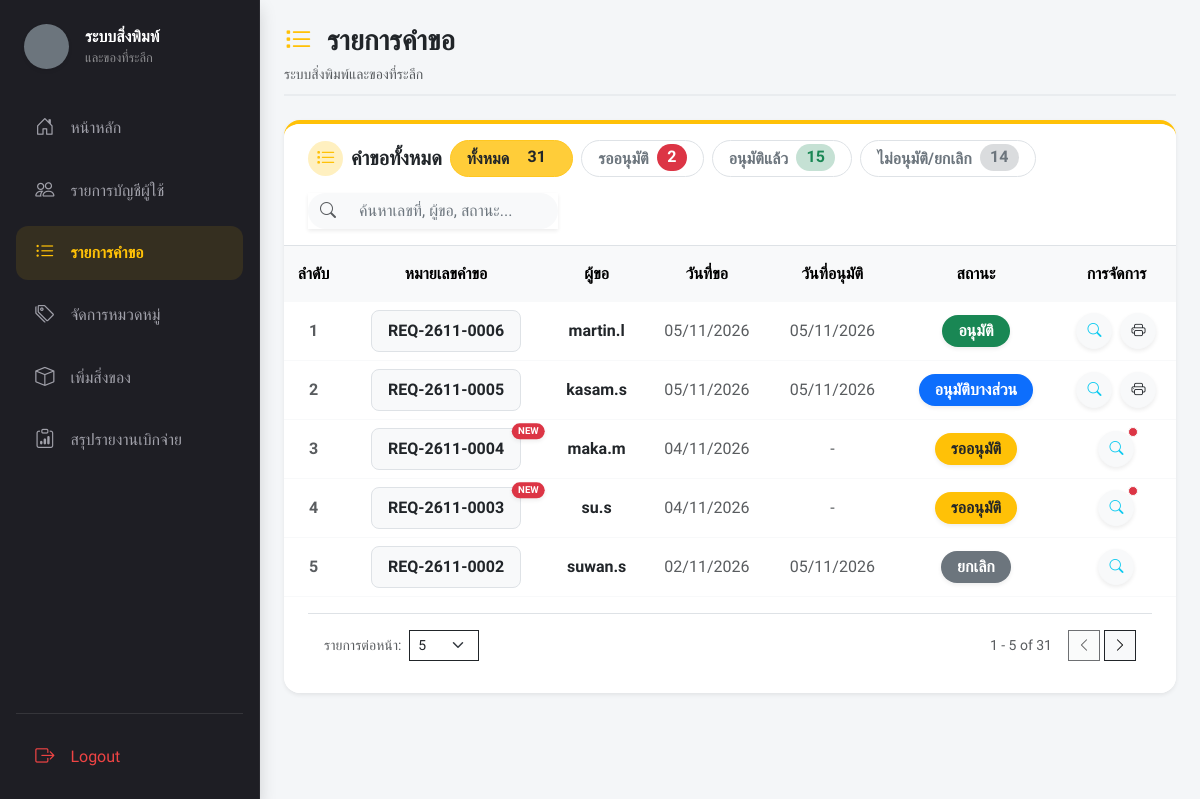
/index.php?page=request_list (signed in), run on the app's committed database.
### tables this page shows
CREATE TABLE `requests` (
  `request_id` int(11) NOT NULL,
  `request_no` varchar(20) NOT NULL,
  `user_id` int(11) NOT NULL,
  `request_date` datetime DEFAULT current_timestamp(),
  `use_date` date DEFAULT NULL,
  `event_type` varchar(50) DEFAULT NULL,
  `event_name` varchar(200) DEFAULT NULL,
  `location` varchar(200) DEFAULT NULL,
  `purpose` text DEFAULT NULL,
  `user_note` text DEFAULT NULL,
  `status` varchar(20) DEFAULT 'Pending',
  `admin_comment` text DEFAULT NULL,
  `approved_at` datetime DEFAULT NULL,
  `approved_by` int(11) DEFAULT NULL,
  `is_read_user` tinyint(1) NOT NULL DEFAULT 0
);

CREATE TABLE `users` (
  `user_id` int(11) NOT NULL,
  `username` varchar(50) NOT NULL,
  `password` varchar(255) NOT NULL,
  `full_name` varchar(100) DEFAULT NULL,
  `email` varchar(150) DEFAULT NULL,
  `department_id` int(11) DEFAULT NULL,
  `sub_department_id` int(11) DEFAULT NULL,
  `employment_type_id` int(11) DEFAULT NULL,
  `position` varchar(100) DEFAULT NULL,
  `phone_number` varchar(20) DEFAULT NULL,
  `role` varchar(20) DEFAULT 'User',
  `approve_user` int(2) NOT NULL DEFAULT 0,
  `created_at` datetime NOT NULL
);

### views/admin/request_list.php (the view, shortened to what this page needs)
<?php
$requests = $pdo->query("
    SELECT r.request_id, r.request_no, u.username as requester_name, r.request_date, r.approved_at, r.status
    FROM requests r
    LEFT JOIN users u ON r.user_id = u.user_id
    ORDER BY r.request_date DESC
")->fetchAll();
$countAll = count($requests);
$countPending = 0;
$countApproved = 0;
$countOther = 0;
foreach ($requests as $r) {
    $st = trim($r['status'] ?? '');
    if ($st === 'รออนุมัติ' || strtolower($st) === 'pending') {
        $countPending++;
    } elseif ($st === 'อนุมัติ' || strpos($st, 'อนุมัติบางส่วน') !== false) {
        $countApproved++;
    } else {
        $countOther++;
    }
}
?>
<?php
include 'components/ui/page_header.php';
?>
<div class="card border-0 rounded-4 shadow-sm mb-5 border-warning border-top border-4 bg-white">
    <div class="d-flex align-items-center gap-2 flex-wrap">
        <button type="button" class="btn btn-warning text-dark fw-bold px-3 py-1 rounded-pill filter-btn active" data-filter="all">
            ทั้งหมด <span class="badge text-dark ms-1 rounded-pill fs-6"><?= $countAll ?></span>
        </button>
        <button type="button" class="btn bg-white border text-secondary fw-bold px-3 py-1 rounded-pill filter-btn" data-filter="pending">
            รออนุมัติ <span class="badge bg-danger text-white ms-1 rounded-pill fs-6"><?= $countPending ?></span>
        </button>
        <button type="button" class="btn bg-white border text-secondary fw-bold px-3 py-1 rounded-pill filter-btn" data-filter="approved">
            อนุมัติแล้ว <span class="badge bg-success bg-opacity-25 text-success ms-1 rounded-pill fs-6"><?= $countApproved ?></span>
        </button>
        <button type="button" class="btn bg-white border text-secondary fw-bold px-3 py-1 rounded-pill filter-btn" data-filter="other">
            ไม่อนุมัติ/ยกเลิก <span class="badge bg-secondary bg-opacity-25 text-secondary ms-1 rounded-pill fs-6"><?= $countOther ?></span>
        </button>
    </div>
<?php $adminExtraHtml = ob_get_clean();
include 'components/ui/card_header.php';
?>
    <div class="card-body p-0 table-responsive">
        <table class="table table-hover align-middle text-center mb-0">
            <thead class="table-light text-muted">
                <tr>
                    <th class="fw-bold py-3 border-0">ลำดับ</th>
                    <th class="fw-bold py-3 border-0">หมายเลขคำขอ</th>
                    <th class="fw-bold py-3 border-0">ผู้ขอ</th>
                    <th class="fw-bold py-3 border-0">วันที่ขอ</th>
                    <th class="fw-bold py-3 border-0">วันที่อนุมัติ</th>
                    <th class="fw-bold py-3 border-0">สถานะ</th>
                    <th class="fw-bold py-3 border-0">การจัดการ</th>
                </tr>
            </thead>
            <tbody class="border-top-0">
                <?php if (empty($requests)): ?>
                    <tr>
                        <td colspan="7" class="text-center py-5 text-muted border-0">
                            <div class="bg-light rounded-circle d-inline-flex justify-content-center align-items-center mb-3 shadow-sm" style="width: 70px; height: 70px;">
                                <i class="bi bi-inbox fs-2 text-secondary opacity-50"></i>
                            </div>
                            <h6 class="fw-bold mb-0">ยังไม่มีรายการคำขอในระบบ</h6>
                        </td>
                    </tr>
                <?php else: ?>
                    <?php foreach ($requests as $index => $req):
                        $status = $req['status'];
                        $badgeClass = 'rounded-pill px-3 py-2 fw-bold shadow-sm ';
                        if ($status === 'รออนุมัติ' || $status === 'Pending') {
                            $badgeClass .= 'bg-warning text-dark';
                            $status = 'รออนุมัติ';
                        } elseif (strpos($status, 'อนุมัติบางส่วน') !== false) {
                            $badgeClass .= 'bg-primary text-white';
                        } elseif (strpos($status, 'ไม่อนุมัติ') !== false) {
                            $badgeClass .= 'bg-danger text-white';
                        } elseif (strpos($status, 'อนุมัติ') !== false) {
                            $badgeClass .= 'bg-success text-white';
                        } else {
                            $badgeClass .= 'bg-secondary text-white';
                        }
                        $isPending = ($status === 'รออนุมัติ');
                    ?>
                        <tr class="req-row"
                            data-reqid="<?= htmlspecialchars(strtolower($req['request_id'])) ?>"
                            data-reqno="<?= htmlspecialchars(strtolower($req['request_no'])) ?>"
                            data-requester="<?= htmlspecialchars(strtolower($req['requester_name'] ?? '')) ?>"
                            data-status="<?= htmlspecialchars(strtolower($status)) ?>"
                            style="border-bottom: 1px solid #f8f9fa;">
                            <td class="fw-bold text-muted py-3"><?= $index + 1 ?></td>
                            <td class="fw-bold">
                                <span class="px-3 py-2 bg-light rounded-3 border text-dark position-relative d-inline-block">
                                    <?= htmlspecialchars($req['request_no']) ?>
                                    <?php if ($isPending): ?>
                                        <span class="position-absolute top-0 start-100 translate-middle badge bg-danger rounded-pill shadow-sm"
                                              style="font-size: 0.6rem; transform: translate(-25%, -35%) !important;" title="คำขอใหม่ รอพิจารณา">
                                            NEW
                                        </span>
                                    <?php endif; ?>
                                </span>
                            </td>
                            <td class="text-dark fw-semibold"><?= htmlspecialchars($req['requester_name']) ?></td>
                            <td class="text-muted"><?= date('d/m/Y', strtotime($req['request_date'])) ?></td>
                            <td class="text-muted"><?= $req['approved_at'] ? date('d/m/Y', strtotime($req['approved_at'])) : '-' ?></td>
                            <td>
                                <span class="badge fs-6 fw-bold px-3 py-2 <?= $badgeClass ?>">
                                    <?= htmlspecialchars($status) ?>
                                </span>
                            </td>
                            <td>
                                <div class="d-flex justify-content-center gap-2">
                                    <a href="index.php?page=request_view&id=<?= $req['request_id'] ?>"
                                       class="btn btn-sm btn-light rounded-circle shadow-sm text-info d-flex align-items-center justify-content-center position-relative"
                                       style="width: 36px; height: 36px;" title="พิจารณา/ดูรายละเอียด">
                                        <i class="bi bi-search"></i>
                                        <?php if ($isPending): ?>
                                            <span class="position-absolute top-0 start-100 translate-middle p-1 bg-danger border border-light rounded-circle" title="รอการพิจารณา">
                                            </span>
                                        <?php endif; ?>
                                    </a>
                                    <?php if ($req['status'] === 'อนุมัติ' || $req['status'] === 'อนุมัติบางส่วน'): ?>
                                        <a href="actions/export_pdf.php?id=<?= $req['request_id'] ?>"
                                            class="btn btn-sm btn-light rounded-circle shadow-sm text-dark d-flex align-items-center justify-content-center"
                                            style="width: 36px; height: 36px;" title="พิมพ์เอกสาร">
                                            <i class="bi bi-printer"></i>
                                        </a>
                                    <?php endif; ?>
                                </div>
                            </td>
                        </tr>
                    <?php endforeach; ?>
                <?php endif; ?>
            </tbody>
        </table>
    </div>
<?php
include 'components/ui/card_footer_pagination.php';
?>
</div>

### assets/css/style.css (style rules this page uses)
:root { --portal-ink: #1e1e24; --portal-yellow: #ffc107; --portal-surface: #f8f9fa; }
body { background: var(--portal-surface); }

### includes/header.php (style rules this page uses)
body, .container-fluid, .card, .btn, table, input, select { font-family: 'Prompt', sans-serif !important; }
::placeholder { color: #6c757d !important; opacity: 1 !important; }

### data on the page
requests: request_no "REQ-2611-0006", user.username "martin.l", request_date "05/11/2026", approved_at "05/11/2026", status "อนุมัติ"
requests: request_no "REQ-2611-0005", user.username "kasam.s", request_date "05/11/2026", approved_at "05/11/2026", status "อนุมัติบางส่วน"
requests: request_no "REQ-2611-0004", shows "NEW", user.username "maka.m", request_date "04/11/2026", status "รออนุมัติ"
requests: request_no "REQ-2611-0003", shows "NEW", user.username "su.s", request_date "04/11/2026", status "รออนุมัติ"
requests: request_no "REQ-2611-0002", user.username "suwan.s", request_date "02/11/2026", approved_at "05/11/2026", status "ยกเลิก"

### other printed values
$_ph_title "รายการคำขอ"
$_ph_subtitle "ระบบสิ่งพิมพ์และของที่ระลึก"
$_ch_title "คำขอทั้งหมด"
$countAll "31"
$countPending "2"
$countApproved "15"
$countOther "14"
